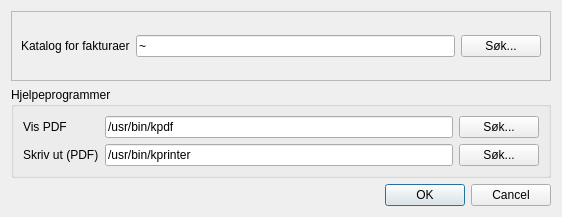
<ui version="4.0" >
 <class>Dialog</class>
 <widget class="QDialog" name="Dialog" >
  <property name="geometry" >
   <rect>
    <x>0</x>
    <y>0</y>
    <width>562</width>
    <height>217</height>
   </rect>
  </property>
  <property name="windowTitle" >
   <string>Dialog</string>
  </property>
  <layout class="QGridLayout" name="gridLayout" >
   <item row="0" column="0" colspan="2" >
    <widget class="Q3Frame" name="frame28" >
     <property name="sizePolicy" >
      <sizepolicy vsizetype="Minimum" hsizetype="Preferred" >
       <horstretch>4</horstretch>
       <verstretch>0</verstretch>
      </sizepolicy>
     </property>
     <property name="frameShape" >
      <enum>QFrame::StyledPanel</enum>
     </property>
     <property name="frameShadow" >
      <enum>QFrame::Raised</enum>
     </property>
     <layout class="QGridLayout" name="_2" >
      <item row="0" column="0" >
       <widget class="QLabel" name="textLabel1_7" >
        <property name="text" >
         <string>Katalog for fakturaer</string>
        </property>
        <property name="wordWrap" >
         <bool>false</bool>
        </property>
       </widget>
      </item>
      <item row="0" column="1" >
       <widget class="QLineEdit" name="oppsettFakturakatalog" >
        <property name="toolTip" >
         <string>Katalog blir PDF-fakturaene lagret</string>
        </property>
        <property name="text" >
         <string>~</string>
        </property>
       </widget>
      </item>
      <item row="0" column="2" >
       <widget class="QPushButton" name="oppsettFakturakatalogSok" >
        <property name="text" >
         <string>Søk...</string>
        </property>
       </widget>
      </item>
     </layout>
    </widget>
   </item>
   <item row="1" column="0" colspan="2" >
    <widget class="Q3GroupBox" name="groupBox19" >
     <property name="sizePolicy" >
      <sizepolicy vsizetype="Preferred" hsizetype="Preferred" >
       <horstretch>2</horstretch>
       <verstretch>0</verstretch>
      </sizepolicy>
     </property>
     <property name="title" >
      <string>Hjelpeprogrammer</string>
     </property>
     <layout class="QGridLayout" >
      <item row="0" column="0" >
       <widget class="QLabel" name="textLabel1_4" >
        <property name="text" >
         <string>Vis PDF</string>
        </property>
        <property name="wordWrap" >
         <bool>false</bool>
        </property>
        <property name="buddy" >
         <cstring>lineEdit31</cstring>
        </property>
       </widget>
      </item>
      <item row="1" column="0" >
       <widget class="QLabel" name="textLabel2_7" >
        <property name="text" >
         <string>Skriv ut (PDF)</string>
        </property>
        <property name="wordWrap" >
         <bool>false</bool>
        </property>
        <property name="buddy" >
         <cstring>lineEdit32</cstring>
        </property>
       </widget>
      </item>
      <item row="0" column="1" >
       <widget class="QLineEdit" name="oppsettProgramVisPDF" >
        <property name="toolTip" >
         <string>Et program som kan vise PDF-filer</string>
        </property>
        <property name="text" >
         <string>/usr/bin/kpdf</string>
        </property>
       </widget>
      </item>
      <item row="1" column="1" >
       <widget class="QLineEdit" name="oppsettProgramSkrivUtPDF" >
        <property name="toolTip" >
         <string>Et program som kan skrive ut PDF</string>
        </property>
        <property name="text" >
         <string>/usr/bin/kprinter</string>
        </property>
       </widget>
      </item>
      <item row="0" column="2" >
       <widget class="QPushButton" name="oppsettProgrammerVisSok" >
        <property name="text" >
         <string>Søk...</string>
        </property>
       </widget>
      </item>
      <item row="1" column="2" >
       <widget class="QPushButton" name="oppsettProgrammerUtskriftSok" >
        <property name="text" >
         <string>Søk...</string>
        </property>
       </widget>
      </item>
     </layout>
    </widget>
   </item>
   <item row="2" column="0" >
    <spacer name="horizontalSpacer" >
     <property name="orientation" >
      <enum>Qt::Horizontal</enum>
     </property>
     <property name="sizeHint" stdset="0" >
      <size>
       <width>264</width>
       <height>20</height>
      </size>
     </property>
    </spacer>
   </item>
   <item row="2" column="1" >
    <widget class="QDialogButtonBox" name="buttonBox" >
     <property name="orientation" >
      <enum>Qt::Horizontal</enum>
     </property>
     <property name="standardButtons" >
      <set>QDialogButtonBox::Cancel|QDialogButtonBox::Ok</set>
     </property>
    </widget>
   </item>
  </layout>
 </widget>
 <customwidgets>
  <customwidget>
   <class>Q3GroupBox</class>
   <extends>QGroupBox</extends>
   <header>Qt3Support/Q3GroupBox</header>
   <container>1</container>
  </customwidget>
  <customwidget>
   <class>Q3Frame</class>
   <extends>QFrame</extends>
   <header>Qt3Support/Q3Frame</header>
   <container>1</container>
  </customwidget>
 </customwidgets>
 <resources/>
 <connections>
  <connection>
   <sender>buttonBox</sender>
   <signal>accepted()</signal>
   <receiver>Dialog</receiver>
   <slot>accept()</slot>
   <hints>
    <hint type="sourcelabel" >
     <x>248</x>
     <y>254</y>
    </hint>
    <hint type="destinationlabel" >
     <x>157</x>
     <y>274</y>
    </hint>
   </hints>
  </connection>
  <connection>
   <sender>buttonBox</sender>
   <signal>rejected()</signal>
   <receiver>Dialog</receiver>
   <slot>reject()</slot>
   <hints>
    <hint type="sourcelabel" >
     <x>316</x>
     <y>260</y>
    </hint>
    <hint type="destinationlabel" >
     <x>286</x>
     <y>274</y>
    </hint>
   </hints>
  </connection>
 </connections>
</ui>
